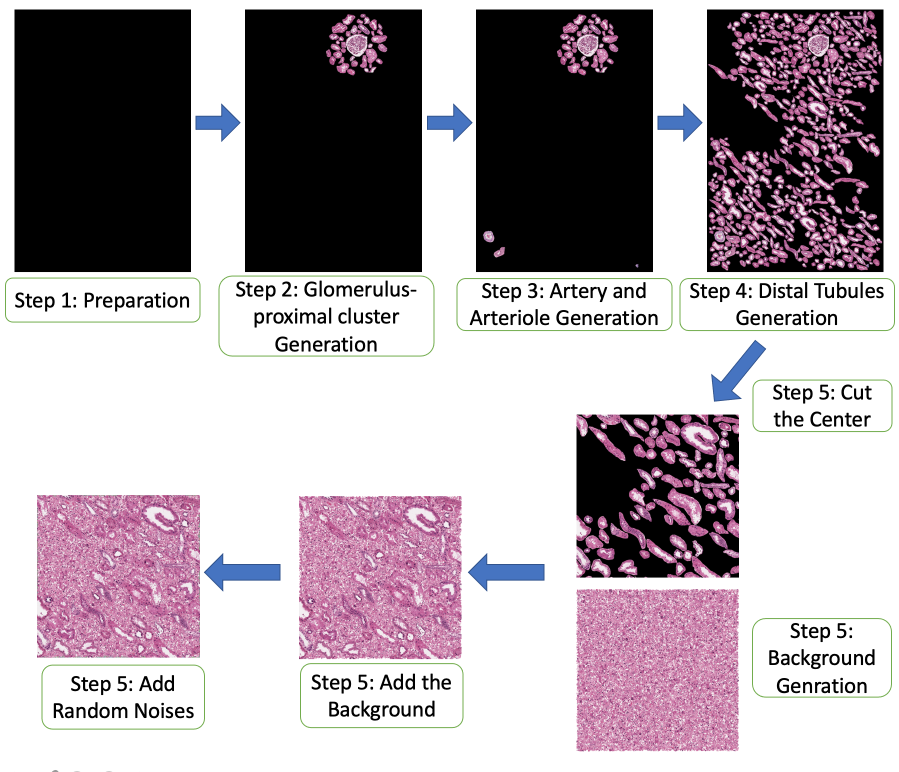
#> input picture Collage_generator/illustration/collage_generator_example.png, 1798 x 1544 px (shown at 1/2 size); its folder holds only this picture in this run
$ python -i slide_utils.py   (imports and definitions only)
#> lines starting #> are read from the running program, lines starting #| are printed output that depends on the picture; after the words box and inside, x2 and y2 are one past the last pixel; in counts of white or black regions, pixels touching at a corner belong together
### ml_core/utils/annotations.py
from lxml import etree, objectify
from shapely.geometry import Polygon, LineString, box
from shapely.affinity import affine_transform
import cv2
import numpy as np
from pandas import DataFrame
from scipy.cluster.hierarchy import ward, fcluster
from scipy.spatial.distance import pdist
from PIL import ImageColor
from collections import defaultdict
from typing import List
from itertools import chain


class ASAPAnnotation:
    """
    Custom data structure for storing polygon-like annotations with
    functionality to serialize into an xml block
    """

    # [83 lines left out: functions __init__, to_xml, generate_annotation_groups, not called in this run]

    def __repr__(self):
        return pretty_format_xml(self.to_xml())

    def __str__(self):
        return self.__repr__()


def pretty_format_xml(xml_node):
    return etree.tostring(xml_node, pretty_print=True).decode('UTF-8').strip()


def write_xml_to_file(filename, xml_node):
    tree = etree.ElementTree(xml_node)
    tree.write(filename, pretty_print=True, xml_declaration=True, encoding="utf-8")


def _hex_to_rgb(hex_code: str):
    return ImageColor.getcolor(hex_code, "RGB")


# [182 lines left out: functions load_annotations_from_asap_xml, load_annotations_from_halo_xml, create_asap_annotation_file, annotation_to_mask, not called in this run]


def mask_to_polygon(binary_mask, min_area):
    contours, hierarchy = cv2.findContours(cv2.convertScaleAbs(binary_mask),
                                                  cv2.RETR_EXTERNAL,
                                                  cv2.CHAIN_APPROX_TC89_L1)

    if not contours:
        return None

    # only use the shell to construct polygons,
    # since the frontend doesn't support annotations with holes
    all_polygons = []
    for idx, cnt in enumerate(contours):
        if cv2.contourArea(cnt) >= min_area:
            assert cnt.shape[1] == 1
            poly = Polygon(shell=cnt[:, 0, :])
            all_polygons.append(poly)
    return all_polygons


# [202 lines left out: functions mask_to_annotation, repeat_2d_mask_to_3d, generate_colorful_mask, merge_annotations, create_covering_rectangles_greedy, create_covering_rectangles_using_clusters and 1 more, not called in this run]

### ml_core/utils/slide_utils.py
from openslide import open_slide
from pathlib import Path
import pandas as pd
import numpy as np
from itertools import product
from functools import reduce
from PIL import Image
from skimage.filters import threshold_otsu
import cv2
from tqdm import tqdm
from shapely.geometry import Polygon, box


from .annotations import create_covering_rectangles_using_clusters, create_covering_rectangles_greedy
from .annotations import annotation_to_mask, mask_to_polygon, generate_colorful_mask


LEVEL_BASE = 4
HIGHEST_LEVEL = 2


def read_slide(path):
    return open_slide(str(path)) if path is not None and Path(path).exists() else None


# [117 lines left out: functions get_slide_and_mask_paths, read_region_from_slide, read_full_slide_by_level, get_slides_meta_info, check_patch_include_tissue, crop_ROI_from_slide and 1 more, not called in this run]


def get_biopsy_contours(image):
    # detect biopsy regions: Otsu's thresholding after Gaussian filtering
    blur = cv2.GaussianBlur(np.array(image), (25, 25), 0)
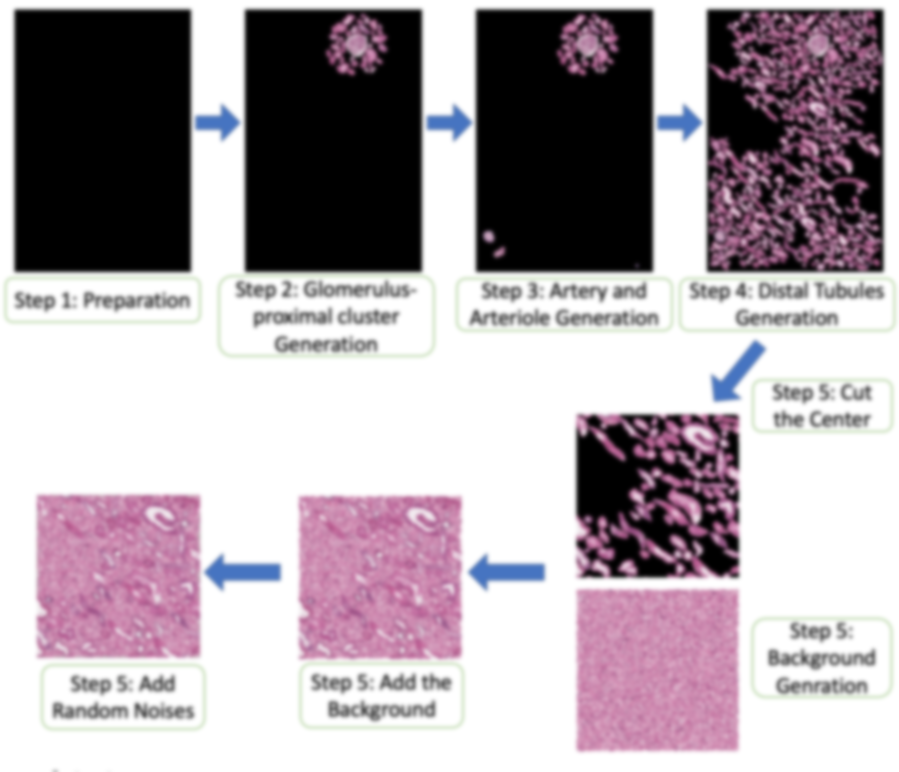
#> blur: shape (1544, 1798, 3) (shown at 1/2 size); mean R, G, B 173.9, 164.2, 170.5
    grayscale_blur = cv2.cvtColor(blur, cv2.COLOR_RGB2GRAY)
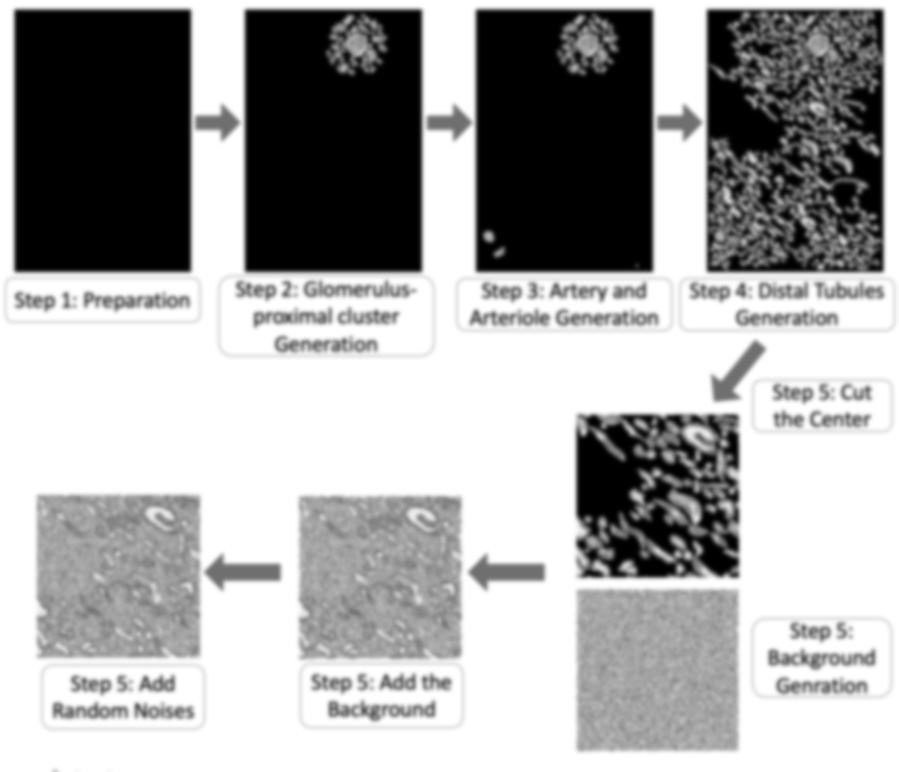
#> grayscale_blur: shape (1544, 1798) (shown at 1/2 size); min 0, max 255, mean 167.8
    ret3, th3 = cv2.threshold(grayscale_blur, 0, 255, cv2.THRESH_BINARY | cv2.THRESH_OTSU)
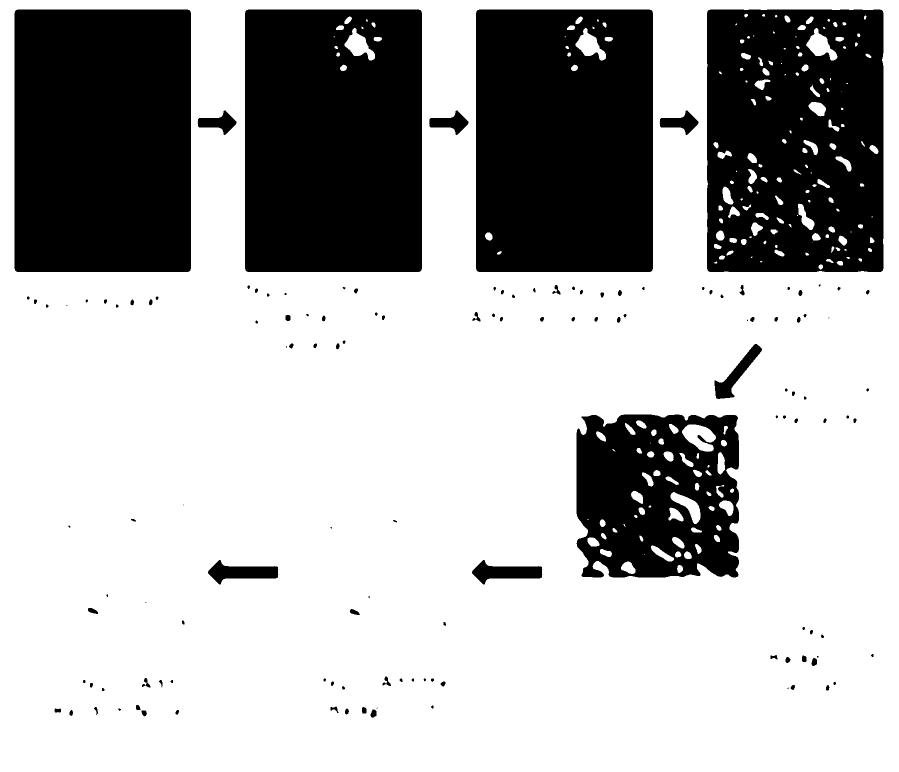
#> th3: shape (1544, 1798) (shown at 1/2 size); 70.1% white; 134 black regions (18 under 20 px), largest, box (x1, y1, x2, y2) and area: (29, 19, 382, 544) 185271, (490, 19, 844, 544) 183260, (952, 19, 1306, 544) 183030
#> ret3 = 126
    cv2.bitwise_not(th3, th3)  # invert the foreground and background
#> th3: shape (1544, 1798); 29.9% white; 134 white regions (18 under 20 px)
    region_polygons = mask_to_polygon(th3, min_area=10000)
#> in mask_to_polygon, `contours, hierarchy = cv2.findContours(cv2.convertScaleAbs(binary_mask..`: contours = 134 contours, 51 with area under 20; largest, box (x1, y1, x2, y2) and area: (952, 19, 1306, 544) 184933, (490, 19, 844, 544) 184933, (29, 19, 382, 544) 184409, (1414, 19, 1767, 544) 183362, (1153, 829, 1478, 1155) 98850
#> the loop in mask_to_polygon, `for idx, cnt in enumerate(contours):` made 134 passes
#> cnt on passes 6, 8, 15, 25, 35, 46, 47, 48, 51, 52, 55, 59: [[236, 1418], [239, 1421], [241, 1418], [239, 1417]], [[753, 1416]], [[1576, 1375], [1576, 1377]], [[166, 1361], [167, 1365], [170, 1364], [169, 1360]], [[1634, 1312], [1634, 1314], [1636, 1314], [1636, 1312]], [[290, 1205], [292, 1205]], [[739, 1195], [738, 1192]], [[214, 1188], [213, 1191], [215, 1193], [215, 1190]], [[661, 1054], [663, 1056]], [[137, 1051], [138, 1054], [140, 1054]], [[367, 1010]], [[1693, 832], [1694, 836], [1697, 835], [1696, 831]]
#> after the loop in mask_to_polygon, `for idx, cnt in enumerate(contours):`: all_polygons = 5 items
#> region_polygons = 5 items
    return region_polygons


# [72 lines left out: functions get_biopsy_covered_patches_coords, crop_ROI_using_annotations, not called in this run]

>>> import cv2
>>> picture = cv2.cvtColor(cv2.imread('../../Collage_generator/illustration/collage_generator_example.png'), cv2.COLOR_BGR2RGB)
>>> result = get_biopsy_contours(picture)
#> result = 5 items
